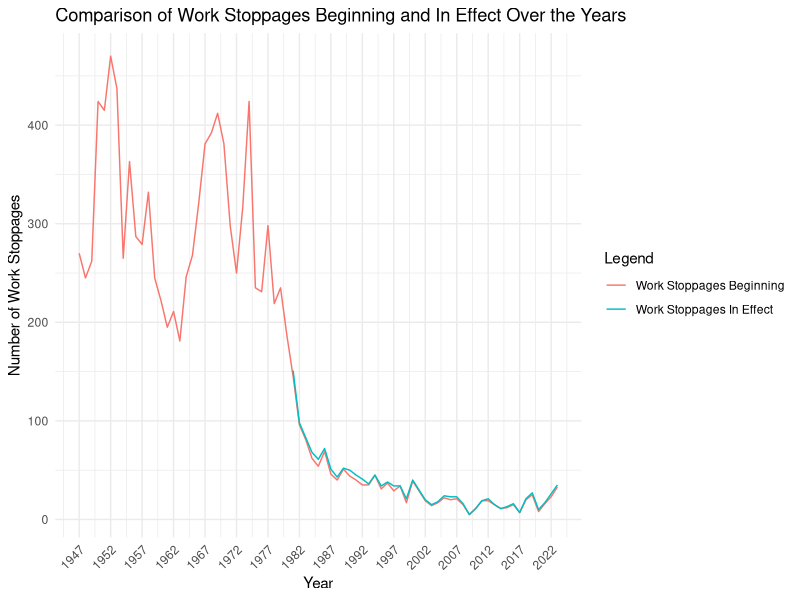
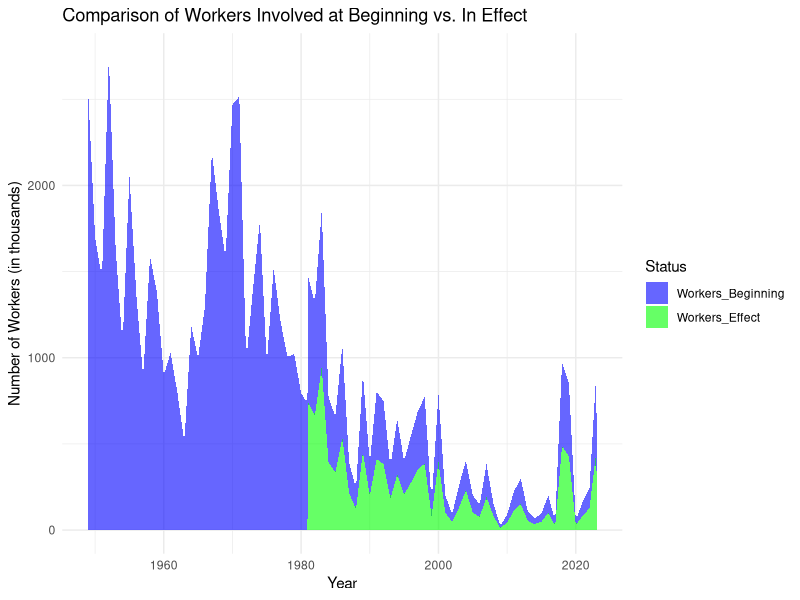

Source code (R) for these figures, in order:
## ---- chunk 1
# Load necessary libraries
library(ggplot2)
library(readxl)

# Load the dataset
data4 <- read_excel("cleaned_annual_listing.xlsx", sheet = "Sheet1")

# Ensure Year column is numeric and remove NA values
data4$Year <- as.numeric(data4$Year)
data4 <- data4[!is.na(data4$Year), ]

# Create a dual-line chart with adjusted x-axis labels
ggplot(data4, aes(x = Year)) +
  geom_line(aes(y = Number_of_Work_Stoppages_Beginning, color = "Work Stoppages Beginning", group = 1), na.rm = TRUE) +
  geom_line(aes(y = Number_of_Work_Stoppages_In_Effect, color = "Work Stoppages In Effect", group = 1), na.rm = TRUE) +
  labs(title = "Comparison of Work Stoppages Beginning and In Effect Over the Years",
       x = "Year",
       y = "Number of Work Stoppages",
       color = "Legend") +
  theme_minimal() +
  scale_x_continuous(breaks = seq(min(data4$Year, na.rm = TRUE), max(data4$Year, na.rm = TRUE), by = 5)) + # Show every 5th year
  theme(axis.text.x = element_text(angle = 45, hjust = 1)) # Rotate x-axis labels
## ---- chunk 2
# Load necessary libraries
library(ggplot2)
library(readxl)
library(tidyr)

# Replace with your data loading path if needed
data <- read_excel("cleaned_annual_listing.xlsx", sheet = "Sheet1")

# Clean and select necessary columns
data <- data[3:nrow(data), c(1, 4, 5)]  # Adjust to skip header rows and select Year, Workers_Beginning, Workers_Effect
colnames(data) <- c("Year", "Workers_Beginning", "Workers_Effect")

# Convert columns to appropriate types
data$Year <- as.integer(gsub("\\D", "", data$Year))
data$Workers_Beginning <- as.numeric(gsub(",", "", data$Workers_Beginning))
data$Workers_Effect <- as.numeric(gsub(",", "", data$Workers_Effect))

# Reshape data for ggplot
data_long <- pivot_longer(data, cols = c("Workers_Beginning", "Workers_Effect"), names_to = "Status", values_to = "Workers")

# Plot the stacked area chart
ggplot(data_long, aes(x = Year, y = Workers, fill = Status)) +
  geom_area(alpha = 0.6) +
  labs(title = "Comparison of Workers Involved at Beginning vs. In Effect", 
       x = "Year", 
       y = "Number of Workers (in thousands)") +
  scale_fill_manual(values = c("Workers_Beginning" = "blue", "Workers_Effect" = "green")) +
  theme_minimal()

